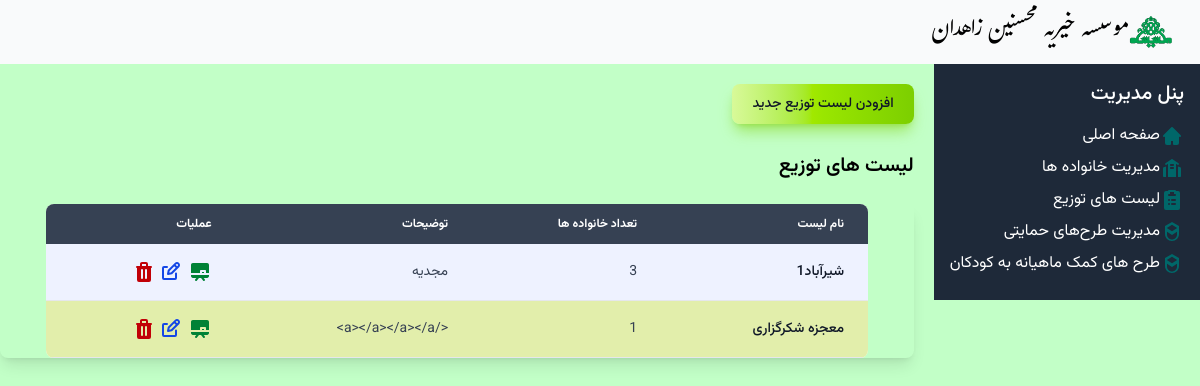
/dists/, run on an earlier commit of the app's database.
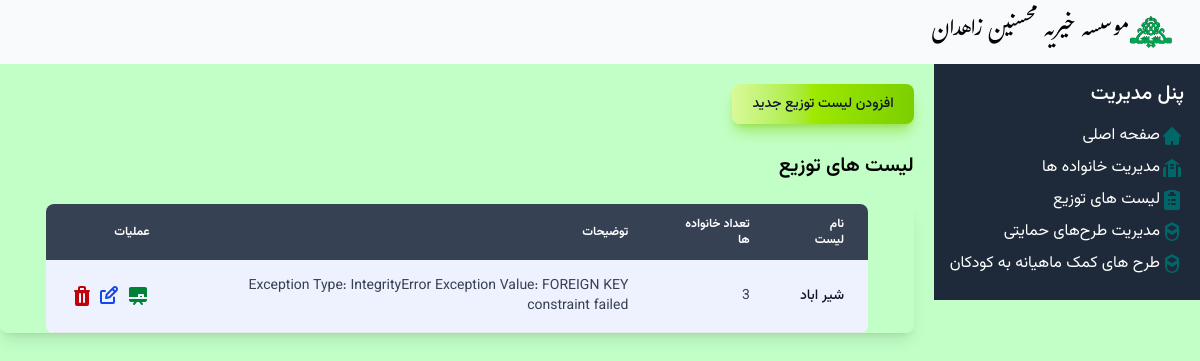
And on a later commit of the database.
### Mohsenin/models.py (models this page shows, shortened)
class Dist(models.Model):
    name = models.CharField('نام لیست توزیع', max_length=100, unique=True)
    note = models.TextField('توضیحات', default="")
    def familycount(self):
        return self.families.filter(is_active=True).count()

### Mohsenin/Views/distviews.py (the view)
# urls.py: path('dists/', distviews.DistListView.as_view(), name='dist_list'),
class DistListView(ListView):
    model = Dist
    template_name = 'Dist/Dist_list.html'
    context_object_name = 'dists'
    def get_context_data(self, **kwargs):
        context = super().get_context_data(**kwargs)
        return context

### Mohsenin/templates/Dist/Dist_list.html (shortened to what this page needs)
{% extends "base.html" %}
{% block content %}
<div class="py-5 vazir-medium no-print">
<button type="button" class="text-gray-900 bg-gradient-to-r from-lime-200 via-lime-400 to-lime-500 hover:bg-gradient-to-br focus:ring-4 focus:outline-none focus:ring-lime-300 dark:focus:ring-lime-800 shadow-lg shadow-lime-500/50 dark:shadow-lg dark:shadow-lime-800/80 font-medium rounded-lg text-sm px-5 py-2.5 text-center me-2 mb-2"><a href="{% url 'dist_create' %}">افزودن لیست توزیع جدید</a></button>
</div>
<h2 class="vazir-semibold text-xl">لیست های توزیع</h2>
<br>
<div class="relative overflow-x-auto shadow-lg sm:rounded-lg border-none border-gray-700">
<table style="width: 90%;margin: auto;" class="w-full text-sm rtl:text-right text-gray-700 bg-white rounded-lg overflow-hidden">
        <thead class="text-xs text-gray-700 uppercase bg-gray-700 text-white">
    <tr class='vazir-semibold'>
        <th scope="col" class="px-6 py-3 text-end">نام لیست</th>
        <th scope="col" class="px-6 py-3 text-right">تعداد خانواده ها</th>
        <th scope="col" class="px-6 py-3 text-right">توضیحات</th>
        <th scope="col" class="px-6 py-3 text-right">عملیات</th>
    </tr>
</thead>
<tbody>
    {% for dist in dists %}
    <tr class="{% if forloop.counter|divisibleby:2 %}bg-white{% else %}bg-indigo-50{% endif %} border-b  border-gray-200 hover:bg-gray-50  vazir-normal">
        <th scope="row" class="px-6 py-4 font-medium text-gray-900 whitespace-nowrap">{{ dist.name }}</th>
        <td class="px-6 py-4">{{ dist.familycount }}</td>
        <td class="px-6 py-4">{{ dist.note }}</td>
        <td  class="px-6 py-4 no-print">
        <div class="flex space-x-1">
        <a href="{% url 'dist_detail' dist.pk %}" class="text-green-700 text-sm">
              </a>
            <a href="{% url 'dist_update' dist.pk %}" class="text-blue-700 text-sm">
              </a>
            <a href="{% url 'dist_delete' dist.pk %}"class="text-red-700 text-sm">
              </a>
            </div>
        </td>
    </tr>
    {% endfor %}
</tbody>
</table>
</div>
{% endblock %}

What changed in the data, as far as the page shows it:
removed Dist: name "معجزه شکرگزاری", familycount "1", note "</a></a></a></a>"
changed Dist: name "شیرآباد1" → "شیر اباد"; note "مجدیه" → "Exception Type: IntegrityError Exception Value: FOREIGN KEY constraint failed"
